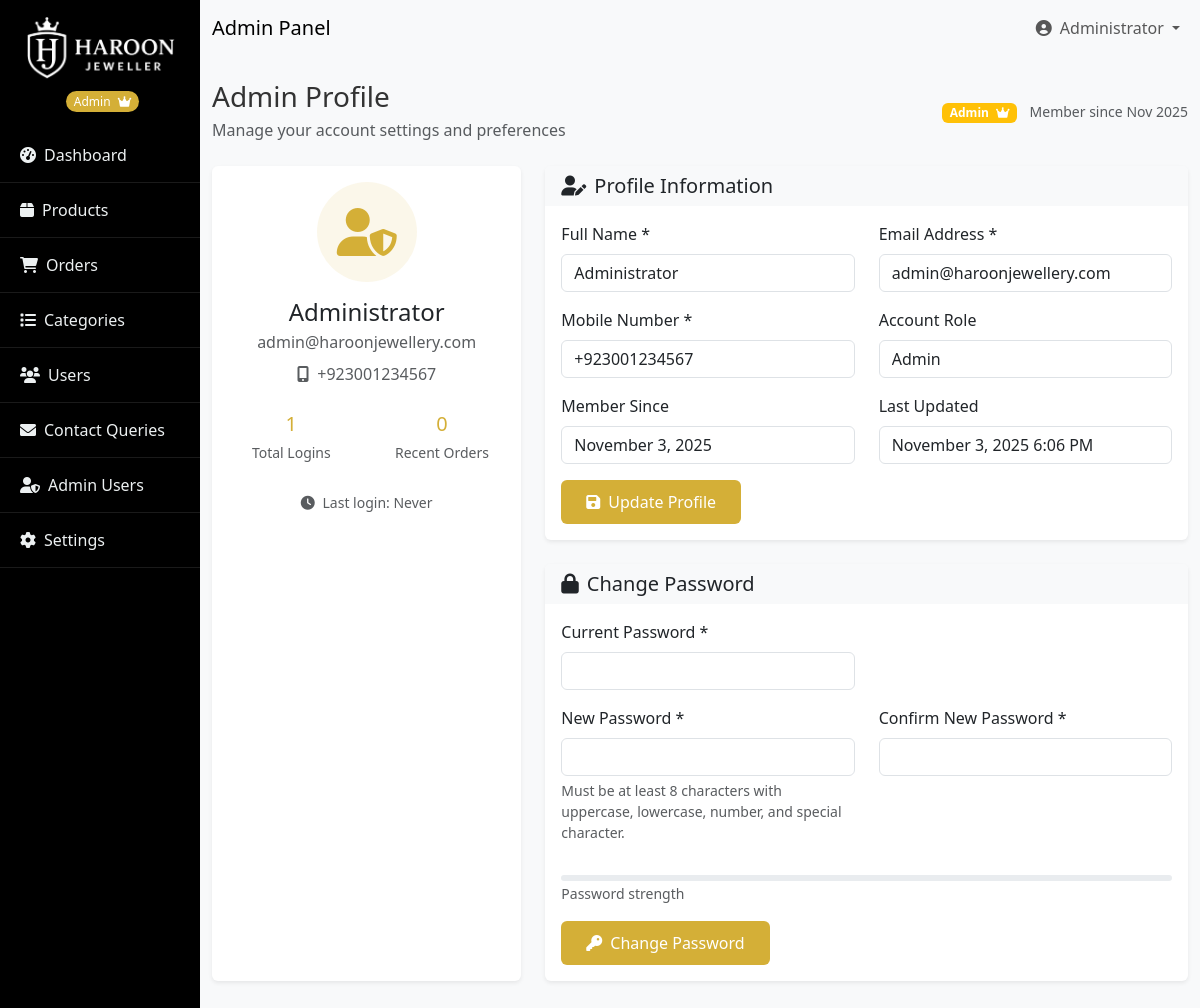
Screenshot of /admin/profile.php (signed in) with the database file from the repository.
### tables this page shows
CREATE TABLE users (
    id INT PRIMARY KEY AUTO_INCREMENT,
    name VARCHAR(100) NOT NULL,
    email VARCHAR(255) UNIQUE NOT NULL,
    mobile VARCHAR(15) NOT NULL,
    password VARCHAR(255) NOT NULL,
    address TEXT,
    city VARCHAR(100),
    country VARCHAR(100),
    theme_preference ENUM('light', 'dark') DEFAULT 'light',
    created_at TIMESTAMP DEFAULT CURRENT_TIMESTAMP,
    updated_at TIMESTAMP DEFAULT CURRENT_TIMESTAMP ON UPDATE CURRENT_TIMESTAMP,
    status ENUM('active', 'inactive') DEFAULT 'active',
    remember_token VARCHAR(255),
    token_expiry TIMESTAMP DEFAULT CURRENT_TIMESTAMP,
    role ENUM('customer', 'admin', 'manager') DEFAULT 'customer',
    permissions JSON NULL,
    last_login DATETIME NULL,
    is_super_admin BOOLEAN DEFAULT FALSE
);

### admin/profile.php (the view, shortened to what this page needs)
<?php
require_once 'includes/admin-header.php';
$db = new Database();
$conn = $db->getConnection();
$admin_id = $_SESSION['admin_id'];
$admin_stmt = $conn->prepare("SELECT * FROM users WHERE id = ? AND role IN ('admin', 'manager')");
$admin_stmt->execute([$admin_id]);
$admin = $admin_stmt->fetch(PDO::FETCH_ASSOC);
$activity_stmt = $conn->prepare("
    SELECT
        COUNT(*) as total_logins,
        MAX(last_login) as last_login,
        (SELECT COUNT(*) FROM orders WHERE created_at >= DATE_SUB(NOW(), INTERVAL 7 DAY)) as recent_orders,
        (SELECT COUNT(*) FROM products WHERE status = 'active') as total_products
    FROM users
    WHERE id = ?
");
$activity_stmt->execute([$admin_id]);
$activity_stats = $activity_stmt->fetch(PDO::FETCH_ASSOC);
?>
<div class="container-fluid py-4">
    <div class="d-flex justify-content-between align-items-center mb-4">
        <div>
            <h1 class="h3 brand-font mb-1">Admin Profile</h1>
            <p class="text-muted mb-0">Manage your account settings and preferences</p>
        </div>
        <div class="text-end">
            <span class="badge bg-<?php echo $admin['role'] === 'admin' ? 'warning' : 'info'; ?> me-2">
                <?php echo ucfirst($admin['role']); ?>
                <?php if ($admin['is_super_admin']): ?>
                    <i class="fas fa-crown ms-1"></i>
                <?php endif; ?>
            </span>
            <small class="text-muted">Member since <?php echo date('M Y', strtotime($admin['created_at'])); ?></small>
        </div>
    </div>
    <div class="row">
        <div class="col-lg-4 mb-4">
            <div class="card border-0 shadow-sm h-100">
                <div class="card-body text-center">
                    <div class="admin-avatar mb-3">
                        <div class="avatar-placeholder">
                            <i class="fas fa-user-shield fa-3x text-gold"></i>
                        </div>
                    </div>
                    <h4 class="mb-1"><?php echo htmlspecialchars($admin['name']); ?></h4>
                    <p class="text-muted mb-2"><?php echo htmlspecialchars($admin['email']); ?></p>
                    <p class="text-muted mb-3">
                        <i class="fas fa-mobile-alt me-1"></i>
                        <?php echo htmlspecialchars($admin['mobile']); ?>
                    </p>
                    <div class="admin-stats">
                        <div class="row text-center">
                            <div class="col-6 mb-3">
                                <div class="stat-item">
                                    <div class="h5 text-gold mb-1"><?php echo $activity_stats['total_logins']; ?></div>
                                    <small class="text-muted">Total Logins</small>
                                </div>
                            </div>
                            <div class="col-6 mb-3">
                                <div class="stat-item">
                                    <div class="h5 text-gold mb-1"><?php echo $activity_stats['recent_orders']; ?></div>
                                    <small class="text-muted">Recent Orders</small>
                                </div>
                            </div>
                        </div>
                    </div>
                    <div class="last-login">
                        <small class="text-muted">
                            <i class="fas fa-clock me-1"></i>
                            Last login:
                            <?php echo $activity_stats['last_login'] ? date('M j, Y g:i A', strtotime($activity_stats['last_login'])) : 'Never'; ?>
                        </small>
                    </div>
                </div>
            </div>
        </div>
        <div class="col-lg-8">
            <div class="card border-0 shadow-sm mb-4">
                <div class="card-header bg-light border-0">
                    <h5 class="mb-0"><i class="fas fa-user-edit me-2"></i>Profile Information</h5>
                </div>
                <div class="card-body">
                    <form method="POST" action="">
                        <div class="row">
                            <div class="col-md-6 mb-3">
                                <label for="name" class="form-label">Full Name *</label>
                                <input type="text" class="form-control" id="name" name="name"
                                       value="<?php echo htmlspecialchars($admin['name']); ?>" required>
                            </div>
                            <div class="col-md-6 mb-3">
                                <label for="email" class="form-label">Email Address *</label>
                                <input type="email" class="form-control" id="email" name="email"
                                       value="<?php echo htmlspecialchars($admin['email']); ?>" required>
                            </div>
                        </div>
                        <div class="row">
                            <div class="col-md-6 mb-3">
                                <label for="mobile" class="form-label">Mobile Number *</label>
                                <input type="tel" class="form-control" id="mobile" name="mobile"
                                       value="<?php echo htmlspecialchars($admin['mobile']); ?>" required>
                            </div>
                            <div class="col-md-6 mb-3">
                                <label class="form-label">Account Role</label>
                                <input type="text" class="form-control" value="<?php echo ucfirst($admin['role']); ?>" readonly>
                            </div>
                        </div>
                        <div class="row">
                            <div class="col-md-6 mb-3">
                                <label class="form-label">Member Since</label>
                                <input type="text" class="form-control"
                                       value="<?php echo date('F j, Y', strtotime($admin['created_at'])); ?>" readonly>
                            </div>
                            <div class="col-md-6 mb-3">
                                <label class="form-label">Last Updated</label>
                                <input type="text" class="form-control"
                                       value="<?php echo $admin['updated_at'] ? date('F j, Y g:i A', strtotime($admin['updated_at'])) : 'Never'; ?>" readonly>
                            </div>
                        </div>
                        <button type="submit" class="btn btn-gold">
                            <i class="fas fa-save me-2"></i>Update Profile
                        </button>
                    </form>
                </div>
            </div>
            <div class="card border-0 shadow-sm mb-4">
                <div class="card-header bg-light border-0">
                    <h5 class="mb-0"><i class="fas fa-lock me-2"></i>Change Password</h5>
                </div>
                <div class="card-body">
                    <form method="POST" action="" id="passwordForm">
                        <div class="row">
                            <div class="col-md-6 mb-3">
                                <label for="current_password" class="form-label">Current Password *</label>
                                <input type="password" class="form-control" id="current_password" name="current_password" required>
                            </div>
                        </div>
                        <div class="row">
                            <div class="col-md-6 mb-3">
                                <label for="new_password" class="form-label">New Password *</label>
                                <input type="password" class="form-control" id="new_password" name="new_password"
                                       required minlength="8">
                                <div class="form-text">
                                    Must be at least 8 characters with uppercase, lowercase, number, and special character.
                                </div>
                            </div>
                            <div class="col-md-6 mb-3">
                                <label for="confirm_password" class="form-label">Confirm New Password *</label>
                                <input type="password" class="form-control" id="confirm_password" name="confirm_password" required>
                            </div>
                        </div>
                        <div class="password-strength mt-3 mb-3">
                            <div class="progress" style="height: 6px;">
                            </div>
                            <small class="text-muted" id="passwordFeedback">Password strength</small>
                        </div>
                        <button type="submit" class="btn btn-gold">
                            <i class="fas fa-key me-2"></i>Change Password
                        </button>
                    </form>
                </div>
            </div>
        </div>
    </div>
</div>
<?php
require_once 'includes/admin-footer.php';
?>

### admin/includes/admin-header.php (style rules this page uses)
:root { --admin-bg: #f8f9fa; --admin-card-bg: #ffffff; --admin-text: #333333; --admin-border: #dee2e6; --sidebar-bg: #2c3e50; --sidebar-text: #ecf0f1; --primary-color: #d4af37; --accent-color: #c0a062; --primary-color: #d4af37; --secondary-color: #2c3e50; --accent-color: #c0a062; --text-dark: #333; --text-light: #666; --bg-light: #f8f9fa; --border-color: #dee2e6; }
body { background-color: var(--admin-bg); color: var(--admin-text); transition: all 0.3s ease; }
.btn-gold { background-color: var(--primary-color); color: white; border: none; padding: 10px 25px; transition: all 0.3s ease; }
.text-gold { color: var(--primary-color) !important; }

### admin/profile.php (style rules this page uses)
.admin-avatar .avatar-placeholder { width: 100px; height: 100px; background: rgba(212, 175, 55, 0.1); border-radius: 50%; display: flex; align-items: center; justify-content: center; margin: 0 auto; }
.stat-item { padding: 10px; border-radius: 8px; transition: all 0.3s ease; }
.text-gold { color: var(--primary-color) !important; }
.btn-gold { background-color: var(--primary-color); border-color: var(--primary-color); color: white; }
.card { border: 1px solid var(--admin-border); transition: all 0.3s ease; }
.password-strength .progress { background-color: #e9ecef; }

### rows the page displays
users: role "Admin", created_at "Nov 2025", name "Administrator", email "admin@haroonjewellery.com", mobile "+923001234567", created_at "November 3, 2025", updated_at "November 3, 2025 6:06 PM"

### other values shown
$_SESSION['admin_role'] "Admin"
$pageTitles[basename($_SERVER['PHP_SELF'])] "Admin Panel"
$_SESSION['admin_name'] "Administrator"
$activity_stats['total_logins'] "1"
$activity_stats['recent_orders'] "0"
